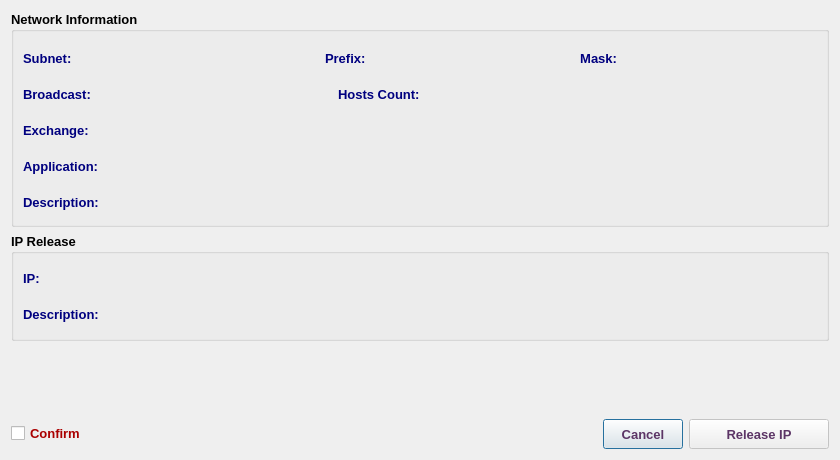
<?xml version="1.0" encoding="UTF-8"?>
<ui version="4.0">
 <class>IpV4ReleaseDialog</class>
 <widget class="QDialog" name="IpV4ReleaseDialog">
  <property name="geometry">
   <rect>
    <x>0</x>
    <y>0</y>
    <width>840</width>
    <height>460</height>
   </rect>
  </property>
  <property name="minimumSize">
   <size>
    <width>840</width>
    <height>460</height>
   </size>
  </property>
  <property name="maximumSize">
   <size>
    <width>841</width>
    <height>461</height>
   </size>
  </property>
  <property name="font">
   <font>
    <family>Tahoma</family>
    <pointsize>10</pointsize>
   </font>
  </property>
  <property name="windowTitle">
   <string>IP Release</string>
  </property>
  <property name="windowIcon">
   <iconset resource="../../../../../image.qrc">
    <normaloff>:/Image/disconnection.png</normaloff>:/Image/disconnection.png</iconset>
  </property>
  <layout class="QVBoxLayout" name="verticalLayout">
   <item>
    <widget class="QGroupBox" name="ipGB">
     <property name="font">
      <font>
       <family>Tahoma</family>
       <pointsize>10</pointsize>
       <weight>75</weight>
       <bold>true</bold>
      </font>
     </property>
     <property name="title">
      <string>Network Information</string>
     </property>
     <layout class="QVBoxLayout" name="verticalLayout_2">
      <item>
       <layout class="QHBoxLayout" name="horizontalLayout_13">
        <item>
         <widget class="QLabel" name="label_7">
          <property name="minimumSize">
           <size>
            <width>110</width>
            <height>30</height>
           </size>
          </property>
          <property name="maximumSize">
           <size>
            <width>110</width>
            <height>25</height>
           </size>
          </property>
          <property name="font">
           <font>
            <family>Tahoma</family>
            <pointsize>10</pointsize>
            <weight>75</weight>
            <bold>true</bold>
           </font>
          </property>
          <property name="styleSheet">
           <string notr="true">color: rgb(0, 0, 127);</string>
          </property>
          <property name="text">
           <string>Subnet:</string>
          </property>
         </widget>
        </item>
        <item>
         <widget class="QLabel" name="subnetLbl">
          <property name="minimumSize">
           <size>
            <width>180</width>
            <height>30</height>
           </size>
          </property>
          <property name="maximumSize">
           <size>
            <width>180</width>
            <height>25</height>
           </size>
          </property>
          <property name="font">
           <font>
            <family>Tahoma</family>
            <pointsize>10</pointsize>
            <weight>75</weight>
            <bold>true</bold>
           </font>
          </property>
          <property name="styleSheet">
           <string notr="true">color: rgb(85, 0, 127);</string>
          </property>
          <property name="text">
           <string/>
          </property>
         </widget>
        </item>
        <item>
         <widget class="QLabel" name="label_10">
          <property name="minimumSize">
           <size>
            <width>80</width>
            <height>30</height>
           </size>
          </property>
          <property name="maximumSize">
           <size>
            <width>80</width>
            <height>25</height>
           </size>
          </property>
          <property name="font">
           <font>
            <family>Tahoma</family>
            <pointsize>10</pointsize>
            <weight>75</weight>
            <bold>true</bold>
           </font>
          </property>
          <property name="styleSheet">
           <string notr="true">color: rgb(0, 0, 127);</string>
          </property>
          <property name="text">
           <string>Prefix:</string>
          </property>
          <property name="alignment">
           <set>Qt::AlignLeading|Qt::AlignLeft|Qt::AlignVCenter</set>
          </property>
         </widget>
        </item>
        <item>
         <widget class="QLabel" name="prefixLbl">
          <property name="minimumSize">
           <size>
            <width>80</width>
            <height>30</height>
           </size>
          </property>
          <property name="maximumSize">
           <size>
            <width>80</width>
            <height>25</height>
           </size>
          </property>
          <property name="font">
           <font>
            <family>Tahoma</family>
            <pointsize>10</pointsize>
            <weight>75</weight>
            <bold>true</bold>
           </font>
          </property>
          <property name="styleSheet">
           <string notr="true">color: rgb(85, 0, 127);</string>
          </property>
          <property name="text">
           <string/>
          </property>
          <property name="wordWrap">
           <bool>true</bool>
          </property>
         </widget>
        </item>
        <item>
         <widget class="QLabel" name="label_9">
          <property name="minimumSize">
           <size>
            <width>120</width>
            <height>30</height>
           </size>
          </property>
          <property name="maximumSize">
           <size>
            <width>120</width>
            <height>25</height>
           </size>
          </property>
          <property name="font">
           <font>
            <family>Tahoma</family>
            <pointsize>10</pointsize>
            <weight>75</weight>
            <bold>true</bold>
           </font>
          </property>
          <property name="styleSheet">
           <string notr="true">color: rgb(0, 0, 127);</string>
          </property>
          <property name="text">
           <string>Mask:</string>
          </property>
          <property name="alignment">
           <set>Qt::AlignRight|Qt::AlignTrailing|Qt::AlignVCenter</set>
          </property>
         </widget>
        </item>
        <item>
         <widget class="QLabel" name="maskLbl">
          <property name="minimumSize">
           <size>
            <width>180</width>
            <height>30</height>
           </size>
          </property>
          <property name="maximumSize">
           <size>
            <width>180</width>
            <height>25</height>
           </size>
          </property>
          <property name="font">
           <font>
            <family>Tahoma</family>
            <pointsize>10</pointsize>
            <weight>75</weight>
            <bold>true</bold>
           </font>
          </property>
          <property name="styleSheet">
           <string notr="true">color: rgb(85, 0, 127);</string>
          </property>
          <property name="text">
           <string/>
          </property>
          <property name="wordWrap">
           <bool>true</bool>
          </property>
         </widget>
        </item>
        <item>
         <spacer name="horizontalSpacer_6">
          <property name="font">
           <font>
            <family>Tahoma</family>
            <pointsize>10</pointsize>
           </font>
          </property>
          <property name="orientation">
           <enum>Qt::Horizontal</enum>
          </property>
          <property name="sizeHint" stdset="0">
           <size>
            <width>40</width>
            <height>20</height>
           </size>
          </property>
         </spacer>
        </item>
       </layout>
      </item>
      <item>
       <layout class="QHBoxLayout" name="horizontalLayout_12">
        <item>
         <widget class="QLabel" name="label_11">
          <property name="minimumSize">
           <size>
            <width>110</width>
            <height>30</height>
           </size>
          </property>
          <property name="maximumSize">
           <size>
            <width>110</width>
            <height>25</height>
           </size>
          </property>
          <property name="font">
           <font>
            <family>Tahoma</family>
            <pointsize>10</pointsize>
            <weight>75</weight>
            <bold>true</bold>
           </font>
          </property>
          <property name="styleSheet">
           <string notr="true">color: rgb(0, 0, 127);</string>
          </property>
          <property name="text">
           <string>Broadcast:</string>
          </property>
         </widget>
        </item>
        <item>
         <widget class="QLabel" name="bcLbl">
          <property name="sizePolicy">
           <sizepolicy hsizetype="Expanding" vsizetype="Preferred">
            <horstretch>0</horstretch>
            <verstretch>0</verstretch>
           </sizepolicy>
          </property>
          <property name="minimumSize">
           <size>
            <width>180</width>
            <height>30</height>
           </size>
          </property>
          <property name="maximumSize">
           <size>
            <width>500</width>
            <height>25</height>
           </size>
          </property>
          <property name="font">
           <font>
            <family>Tahoma</family>
            <pointsize>10</pointsize>
            <weight>75</weight>
            <bold>true</bold>
           </font>
          </property>
          <property name="styleSheet">
           <string notr="true">color: rgb(85, 0, 127);</string>
          </property>
          <property name="text">
           <string/>
          </property>
          <property name="wordWrap">
           <bool>true</bool>
          </property>
         </widget>
        </item>
        <item>
         <widget class="QLabel" name="label_12">
          <property name="minimumSize">
           <size>
            <width>130</width>
            <height>30</height>
           </size>
          </property>
          <property name="maximumSize">
           <size>
            <width>130</width>
            <height>25</height>
           </size>
          </property>
          <property name="font">
           <font>
            <family>Tahoma</family>
            <pointsize>10</pointsize>
            <weight>75</weight>
            <bold>true</bold>
           </font>
          </property>
          <property name="styleSheet">
           <string notr="true">color: rgb(0, 0, 127);</string>
          </property>
          <property name="text">
           <string>Hosts Count:  </string>
          </property>
          <property name="alignment">
           <set>Qt::AlignLeading|Qt::AlignLeft|Qt::AlignVCenter</set>
          </property>
         </widget>
        </item>
        <item>
         <widget class="QLabel" name="hostLbl">
          <property name="minimumSize">
           <size>
            <width>150</width>
            <height>30</height>
           </size>
          </property>
          <property name="maximumSize">
           <size>
            <width>150</width>
            <height>25</height>
           </size>
          </property>
          <property name="font">
           <font>
            <family>Tahoma</family>
            <pointsize>10</pointsize>
            <weight>75</weight>
            <bold>true</bold>
           </font>
          </property>
          <property name="styleSheet">
           <string notr="true">color: rgb(85, 0, 127);</string>
          </property>
          <property name="text">
           <string/>
          </property>
          <property name="wordWrap">
           <bool>true</bool>
          </property>
         </widget>
        </item>
        <item>
         <spacer name="horizontalSpacer_2">
          <property name="orientation">
           <enum>Qt::Horizontal</enum>
          </property>
          <property name="sizeHint" stdset="0">
           <size>
            <width>40</width>
            <height>20</height>
           </size>
          </property>
         </spacer>
        </item>
       </layout>
      </item>
      <item>
       <layout class="QHBoxLayout" name="horizontalLayout_6">
        <item>
         <widget class="QLabel" name="label_4">
          <property name="minimumSize">
           <size>
            <width>110</width>
            <height>30</height>
           </size>
          </property>
          <property name="maximumSize">
           <size>
            <width>110</width>
            <height>25</height>
           </size>
          </property>
          <property name="font">
           <font>
            <family>Tahoma</family>
            <pointsize>10</pointsize>
            <weight>75</weight>
            <bold>true</bold>
           </font>
          </property>
          <property name="styleSheet">
           <string notr="true">color: rgb(0, 0, 127);</string>
          </property>
          <property name="text">
           <string>Exchange:</string>
          </property>
         </widget>
        </item>
        <item>
         <widget class="QLabel" name="abbrLbl">
          <property name="minimumSize">
           <size>
            <width>500</width>
            <height>30</height>
           </size>
          </property>
          <property name="maximumSize">
           <size>
            <width>8000</width>
            <height>30</height>
           </size>
          </property>
          <property name="font">
           <font>
            <family>Tahoma</family>
            <pointsize>10</pointsize>
            <weight>75</weight>
            <bold>true</bold>
           </font>
          </property>
          <property name="styleSheet">
           <string notr="true">color: rgb(85, 0, 127);</string>
          </property>
          <property name="text">
           <string/>
          </property>
          <property name="alignment">
           <set>Qt::AlignLeading|Qt::AlignLeft|Qt::AlignVCenter</set>
          </property>
          <property name="wordWrap">
           <bool>true</bool>
          </property>
         </widget>
        </item>
       </layout>
      </item>
      <item>
       <layout class="QHBoxLayout" name="horizontalLayout_10">
        <item>
         <widget class="QLabel" name="label_6">
          <property name="minimumSize">
           <size>
            <width>110</width>
            <height>30</height>
           </size>
          </property>
          <property name="maximumSize">
           <size>
            <width>110</width>
            <height>25</height>
           </size>
          </property>
          <property name="font">
           <font>
            <family>Tahoma</family>
            <pointsize>10</pointsize>
            <weight>75</weight>
            <bold>true</bold>
           </font>
          </property>
          <property name="styleSheet">
           <string notr="true">color: rgb(0, 0, 127);</string>
          </property>
          <property name="text">
           <string>Application:</string>
          </property>
         </widget>
        </item>
        <item>
         <widget class="QLabel" name="appLbl">
          <property name="minimumSize">
           <size>
            <width>500</width>
            <height>30</height>
           </size>
          </property>
          <property name="maximumSize">
           <size>
            <width>8000</width>
            <height>30</height>
           </size>
          </property>
          <property name="font">
           <font>
            <family>Tahoma</family>
            <pointsize>10</pointsize>
            <weight>75</weight>
            <bold>true</bold>
           </font>
          </property>
          <property name="styleSheet">
           <string notr="true">color: rgb(85, 0, 127);</string>
          </property>
          <property name="text">
           <string/>
          </property>
          <property name="alignment">
           <set>Qt::AlignLeading|Qt::AlignLeft|Qt::AlignVCenter</set>
          </property>
          <property name="wordWrap">
           <bool>true</bool>
          </property>
         </widget>
        </item>
       </layout>
      </item>
      <item>
       <layout class="QHBoxLayout" name="horizontalLayout_7">
        <item>
         <widget class="QLabel" name="label_5">
          <property name="minimumSize">
           <size>
            <width>110</width>
            <height>30</height>
           </size>
          </property>
          <property name="maximumSize">
           <size>
            <width>110</width>
            <height>25</height>
           </size>
          </property>
          <property name="font">
           <font>
            <family>Tahoma</family>
            <pointsize>10</pointsize>
            <weight>75</weight>
            <bold>true</bold>
           </font>
          </property>
          <property name="styleSheet">
           <string notr="true">color: rgb(0, 0, 127);</string>
          </property>
          <property name="text">
           <string>Description:</string>
          </property>
         </widget>
        </item>
        <item>
         <widget class="QLabel" name="descLbl">
          <property name="minimumSize">
           <size>
            <width>600</width>
            <height>30</height>
           </size>
          </property>
          <property name="maximumSize">
           <size>
            <width>8000</width>
            <height>30</height>
           </size>
          </property>
          <property name="font">
           <font>
            <family>Tahoma</family>
            <pointsize>10</pointsize>
            <weight>75</weight>
            <bold>true</bold>
           </font>
          </property>
          <property name="styleSheet">
           <string notr="true">color: rgb(85, 0, 127);</string>
          </property>
          <property name="text">
           <string/>
          </property>
          <property name="alignment">
           <set>Qt::AlignLeading|Qt::AlignLeft|Qt::AlignVCenter</set>
          </property>
          <property name="wordWrap">
           <bool>true</bool>
          </property>
         </widget>
        </item>
       </layout>
      </item>
     </layout>
    </widget>
   </item>
   <item>
    <widget class="QGroupBox" name="ipGB_2">
     <property name="font">
      <font>
       <family>Tahoma</family>
       <pointsize>10</pointsize>
       <weight>75</weight>
       <bold>true</bold>
      </font>
     </property>
     <property name="title">
      <string>IP Release</string>
     </property>
     <layout class="QVBoxLayout" name="verticalLayout_3">
      <item>
       <layout class="QHBoxLayout" name="horizontalLayout_14">
        <item>
         <widget class="QLabel" name="label_8">
          <property name="minimumSize">
           <size>
            <width>90</width>
            <height>30</height>
           </size>
          </property>
          <property name="maximumSize">
           <size>
            <width>125</width>
            <height>30</height>
           </size>
          </property>
          <property name="font">
           <font>
            <family>Tahoma</family>
            <pointsize>10</pointsize>
            <weight>75</weight>
            <bold>true</bold>
           </font>
          </property>
          <property name="styleSheet">
           <string notr="true">color: rgb(0, 0, 127);</string>
          </property>
          <property name="text">
           <string>IP:</string>
          </property>
         </widget>
        </item>
        <item>
         <widget class="QLabel" name="ipLbl">
          <property name="minimumSize">
           <size>
            <width>180</width>
            <height>30</height>
           </size>
          </property>
          <property name="maximumSize">
           <size>
            <width>8000</width>
            <height>30</height>
           </size>
          </property>
          <property name="font">
           <font>
            <family>Tahoma</family>
            <pointsize>10</pointsize>
            <weight>75</weight>
            <bold>true</bold>
           </font>
          </property>
          <property name="styleSheet">
           <string notr="true">color: rgb(85, 0, 127);</string>
          </property>
          <property name="text">
           <string/>
          </property>
         </widget>
        </item>
        <item>
         <widget class="QLabel" name="prefixLbl_2">
          <property name="minimumSize">
           <size>
            <width>70</width>
            <height>25</height>
           </size>
          </property>
          <property name="maximumSize">
           <size>
            <width>70</width>
            <height>30</height>
           </size>
          </property>
          <property name="font">
           <font>
            <family>Tahoma</family>
            <pointsize>10</pointsize>
            <weight>75</weight>
            <bold>true</bold>
           </font>
          </property>
          <property name="styleSheet">
           <string notr="true">color: rgb(85, 0, 127);</string>
          </property>
          <property name="text">
           <string/>
          </property>
          <property name="wordWrap">
           <bool>true</bool>
          </property>
         </widget>
        </item>
       </layout>
      </item>
      <item>
       <layout class="QHBoxLayout" name="horizontalLayout_9">
        <item>
         <widget class="QLabel" name="label_17">
          <property name="minimumSize">
           <size>
            <width>90</width>
            <height>30</height>
           </size>
          </property>
          <property name="maximumSize">
           <size>
            <width>125</width>
            <height>30</height>
           </size>
          </property>
          <property name="font">
           <font>
            <family>Tahoma</family>
            <pointsize>10</pointsize>
            <weight>75</weight>
            <bold>true</bold>
           </font>
          </property>
          <property name="styleSheet">
           <string notr="true">color: rgb(0, 0, 127);</string>
          </property>
          <property name="text">
           <string>Description:</string>
          </property>
         </widget>
        </item>
        <item>
         <widget class="QLabel" name="ipDescLbl">
          <property name="minimumSize">
           <size>
            <width>600</width>
            <height>30</height>
           </size>
          </property>
          <property name="maximumSize">
           <size>
            <width>8000</width>
            <height>30</height>
           </size>
          </property>
          <property name="font">
           <font>
            <family>Tahoma</family>
            <pointsize>10</pointsize>
            <weight>75</weight>
            <bold>true</bold>
           </font>
          </property>
          <property name="styleSheet">
           <string notr="true">color: rgb(85, 0, 127);</string>
          </property>
          <property name="text">
           <string/>
          </property>
          <property name="wordWrap">
           <bool>true</bool>
          </property>
         </widget>
        </item>
       </layout>
      </item>
     </layout>
    </widget>
   </item>
   <item>
    <widget class="QLabel" name="infoLbl">
     <property name="minimumSize">
      <size>
       <width>500</width>
       <height>30</height>
      </size>
     </property>
     <property name="maximumSize">
      <size>
       <width>16777215</width>
       <height>30</height>
      </size>
     </property>
     <property name="font">
      <font>
       <family>Tahoma</family>
       <pointsize>10</pointsize>
       <weight>75</weight>
       <bold>true</bold>
      </font>
     </property>
     <property name="styleSheet">
      <string notr="true">color: rgb(170, 0, 0);</string>
     </property>
     <property name="text">
      <string/>
     </property>
    </widget>
   </item>
   <item>
    <spacer name="verticalSpacer">
     <property name="font">
      <font>
       <family>Tahoma</family>
       <pointsize>10</pointsize>
      </font>
     </property>
     <property name="orientation">
      <enum>Qt::Vertical</enum>
     </property>
     <property name="sizeHint" stdset="0">
      <size>
       <width>20</width>
       <height>35</height>
      </size>
     </property>
    </spacer>
   </item>
   <item>
    <layout class="QHBoxLayout" name="horizontalLayout_8">
     <item>
      <widget class="QCheckBox" name="checkBox">
       <property name="font">
        <font>
         <family>Tahoma</family>
         <pointsize>10</pointsize>
         <weight>75</weight>
         <bold>true</bold>
        </font>
       </property>
       <property name="styleSheet">
        <string notr="true">color: rgb(170, 0, 0);</string>
       </property>
       <property name="text">
        <string>Confirm</string>
       </property>
      </widget>
     </item>
     <item>
      <spacer name="horizontalSpacer">
       <property name="font">
        <font>
         <family>Tahoma</family>
         <pointsize>10</pointsize>
        </font>
       </property>
       <property name="orientation">
        <enum>Qt::Horizontal</enum>
       </property>
       <property name="sizeHint" stdset="0">
        <size>
         <width>40</width>
         <height>20</height>
        </size>
       </property>
      </spacer>
     </item>
     <item>
      <widget class="QPushButton" name="cancelBtn">
       <property name="sizePolicy">
        <sizepolicy hsizetype="Preferred" vsizetype="Preferred">
         <horstretch>0</horstretch>
         <verstretch>0</verstretch>
        </sizepolicy>
       </property>
       <property name="minimumSize">
        <size>
         <width>80</width>
         <height>30</height>
        </size>
       </property>
       <property name="maximumSize">
        <size>
         <width>120</width>
         <height>30</height>
        </size>
       </property>
       <property name="font">
        <font>
         <family>Tahoma</family>
         <pointsize>10</pointsize>
         <weight>75</weight>
         <bold>true</bold>
        </font>
       </property>
       <property name="styleSheet">
        <string notr="true">color: rgb(92, 53, 102);</string>
       </property>
       <property name="text">
        <string>Cancel</string>
       </property>
      </widget>
     </item>
     <item>
      <widget class="QPushButton" name="okBtn">
       <property name="enabled">
        <bool>false</bool>
       </property>
       <property name="sizePolicy">
        <sizepolicy hsizetype="Preferred" vsizetype="Preferred">
         <horstretch>0</horstretch>
         <verstretch>0</verstretch>
        </sizepolicy>
       </property>
       <property name="minimumSize">
        <size>
         <width>140</width>
         <height>30</height>
        </size>
       </property>
       <property name="maximumSize">
        <size>
         <width>200</width>
         <height>30</height>
        </size>
       </property>
       <property name="font">
        <font>
         <family>Tahoma</family>
         <pointsize>10</pointsize>
         <weight>75</weight>
         <bold>true</bold>
        </font>
       </property>
       <property name="styleSheet">
        <string notr="true">color: rgb(92, 53, 102);</string>
       </property>
       <property name="text">
        <string>Release IP</string>
       </property>
       <property name="icon">
        <iconset resource="../../../../../image.qrc">
         <normaloff>:/Image/disconnection.png</normaloff>:/Image/disconnection.png</iconset>
       </property>
       <property name="iconSize">
        <size>
         <width>20</width>
         <height>20</height>
        </size>
       </property>
      </widget>
     </item>
    </layout>
   </item>
  </layout>
 </widget>
 <tabstops>
  <tabstop>checkBox</tabstop>
  <tabstop>okBtn</tabstop>
  <tabstop>cancelBtn</tabstop>
 </tabstops>
 <resources>
  <include location="../../../../../image.qrc"/>
 </resources>
 <connections/>
</ui>
